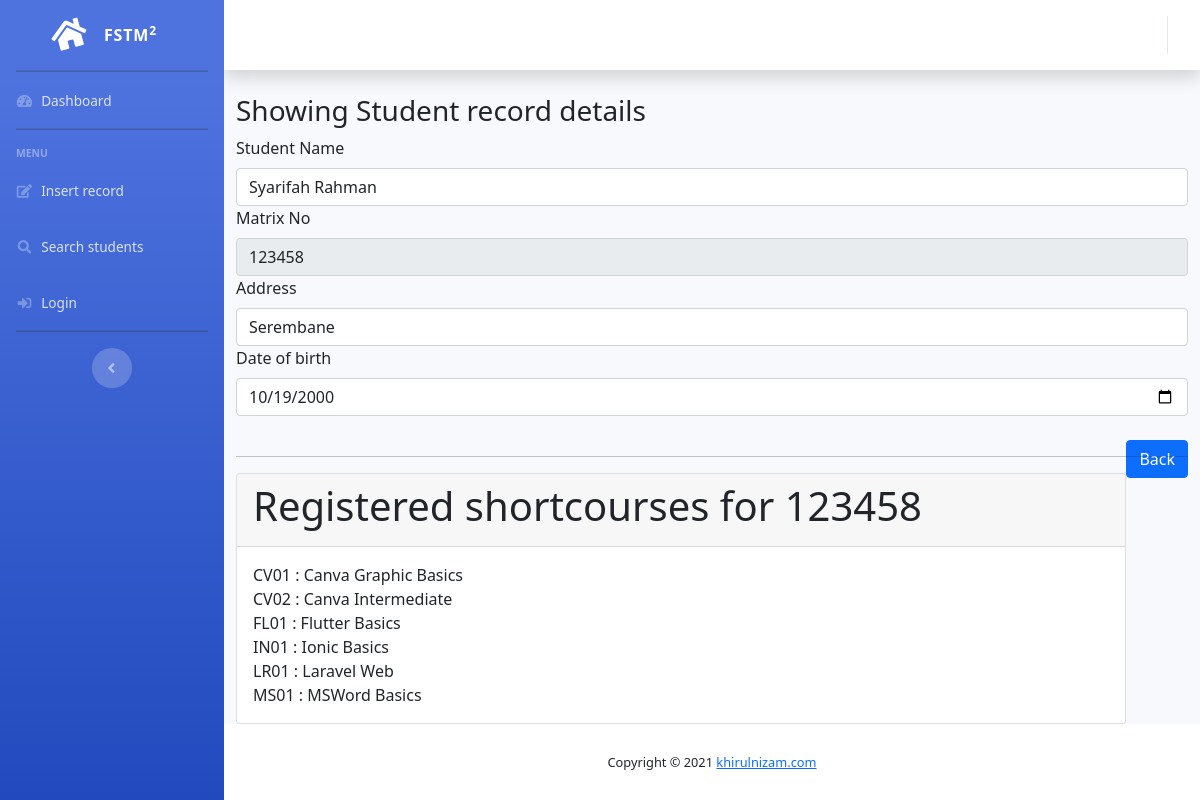
Page /formshow.php?x=6 on the committed database.
### tables this page shows
CREATE TABLE IF NOT EXISTS `students` (
  `id` int(11) unsigned NOT NULL AUTO_INCREMENT,
  `matrixno` varchar(10) NOT NULL,
  `name` varchar(50) DEFAULT NULL,
  `address` blob,
  `dob` date DEFAULT NULL,
  `programcode` varchar(6) DEFAULT NULL,
  `rshortcourses` varchar(255) DEFAULT NULL,
  `codefaculty` varchar(50) DEFAULT NULL,
  PRIMARY KEY (`matrixno`),
  KEY `id` (`id`)
);

CREATE TABLE IF NOT EXISTS `shortcourses` (
  `id` int(11) NOT NULL AUTO_INCREMENT,
  `sccode` varchar(10) NOT NULL,
  `sctitle` varchar(100) DEFAULT NULL,
  `scdesc` varchar(200) DEFAULT NULL,
  `sctrainer` varchar(100) DEFAULT NULL,
  `scdate` date DEFAULT NULL,
  `sctime` time DEFAULT NULL,
  PRIMARY KEY (`sccode`),
  KEY `id` (`id`)
);

### displayregshortcourses.php (the view, shortened to what this page needs)
<?php
$sqlreg="SELECT
students.name AS name,
students.matrixno AS matrixno,
shortcourses.sccode AS sccode, sctitle
FROM
students, students_register_scourses, shortcourses
WHERE
students.matrixno='$matrixno'
AND
students.matrixno = students_register_scourses.matrixno
AND
students_register_scourses.sccode = shortcourses.sccode";
$rsreg=mysqli_query($conn, $sqlreg);
?>
<div class="card">
    <div class="card-header">
        <h1> Registered shortcourses for
        <?php echo $matrixno ?></h1>
    </div>
    <div class="card-body">
        <?php
        if(mysqli_num_rows($rsreg)==0){
            echo "Student has not registered any shortcourses,
            <a href='form-students-register-scourses.php?matrixno=$matrixno'>
            REGISTER SHORTCOURSES HERE</a>";
        }
        else{
            while($recreg=mysqli_fetch_assoc($rsreg)){
                $sccode=$recreg['sccode'];
                $sctitle=$recreg['sctitle'];
                echo "$sccode : $sctitle <br>";
            }
        }
       ?>
    </div>
</div>

### formshow.php
<?php
include "include/header.template.php";
include "include/dbconnect.php";
$x=$_GET['x'];
$sql="SELECT * FROM students
	WHERE id='$x' ";
$result=mysqli_query($conn,$sql);
if(mysqli_num_rows($result)==0){
	echo "<div class='alert alert-warning'>";
	echo " No with id:$x record found</div>";
	$name="";
	$matrixno="";
	$address="";
	$dob="";
}
else{
	$record=mysqli_fetch_assoc($result);
	$name=$record['name'];
	$matrixno=$record['matrixno'];
	$address=$record['address'];
	$dob=$record['dob'];
}
?>
<h3>Showing Student record details</h3>
<form>
	<label for="name">Student Name</label>
	<input type="text" name="name" class="form-control"
		value="<?php echo $name; ?>">
	<label for="matrixno">Matrix No</label>
	<input type="text" name="matrixno" class="form-control"
	readonly
	value="<?php echo $matrixno; ?>">
	<label for="address">Address</label>
	<input type="text" name="address" class="form-control"
		value="<?php echo $address; ?>">
	<label for="dob">Date of birth</label>
	<input type="date" name="dob" class="form-control"
		value="<?php echo $dob; ?>"><br>
	<div class="float-right">
		<button type="button" class ="btn btn-primary"
		onclick="window.history.back();">
		Back</button>
	</div>
</form>
<hr>
<?php
include "displayregshortcourses.php";
include "include/footer.template.php";
?>

### rows in the picture
students: name "Syarifah Rahman", matrixno "123458", address "Serembane", dob "10/19/2000", shortcourses.sccode "CV01", shortcourses.sctitle "Canva Graphic Basics", shortcourses.sccode "CV02", shortcourses.sctitle "Canva Intermediate", shortcourses.sccode "FL01", shortcourses.sctitle "Flutter Basics", shortcourses.sccode "IN01", shortcourses.sctitle "Ionic Basics", shortcourses.sccode "LR01", shortcourses.sctitle "Laravel Web", shortcourses.sccode "MS01", shortcourses.sctitle "MSWord Basics"

### other values in the picture
date ("Y") "2021"
